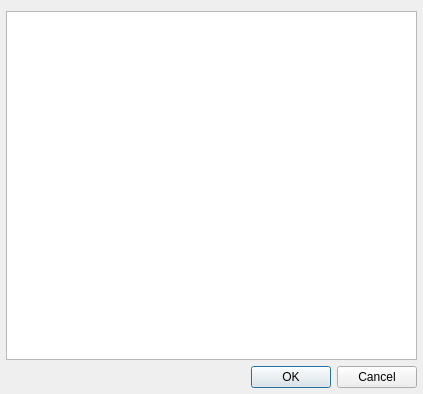
<?xml version="1.0" encoding="UTF-8"?>
<ui version="4.0">
 <class>LibraryWidget</class>
 <widget class="QWidget" name="LibraryWidget">
  <property name="geometry">
   <rect>
    <x>0</x>
    <y>0</y>
    <width>423</width>
    <height>394</height>
   </rect>
  </property>
  <property name="windowTitle">
   <string>Form</string>
  </property>
  <layout class="QVBoxLayout" name="verticalLayout">
   <property name="leftMargin">
    <number>6</number>
   </property>
   <property name="rightMargin">
    <number>6</number>
   </property>
   <property name="bottomMargin">
    <number>6</number>
   </property>
   <item>
    <widget class="QTreeView" name="treeView">
     <attribute name="headerVisible">
      <bool>false</bool>
     </attribute>
    </widget>
   </item>
   <item>
    <widget class="QDialogButtonBox" name="buttonBox">
     <property name="standardButtons">
      <set>QDialogButtonBox::Cancel|QDialogButtonBox::Ok</set>
     </property>
    </widget>
   </item>
  </layout>
 </widget>
 <resources/>
 <connections/>
</ui>
